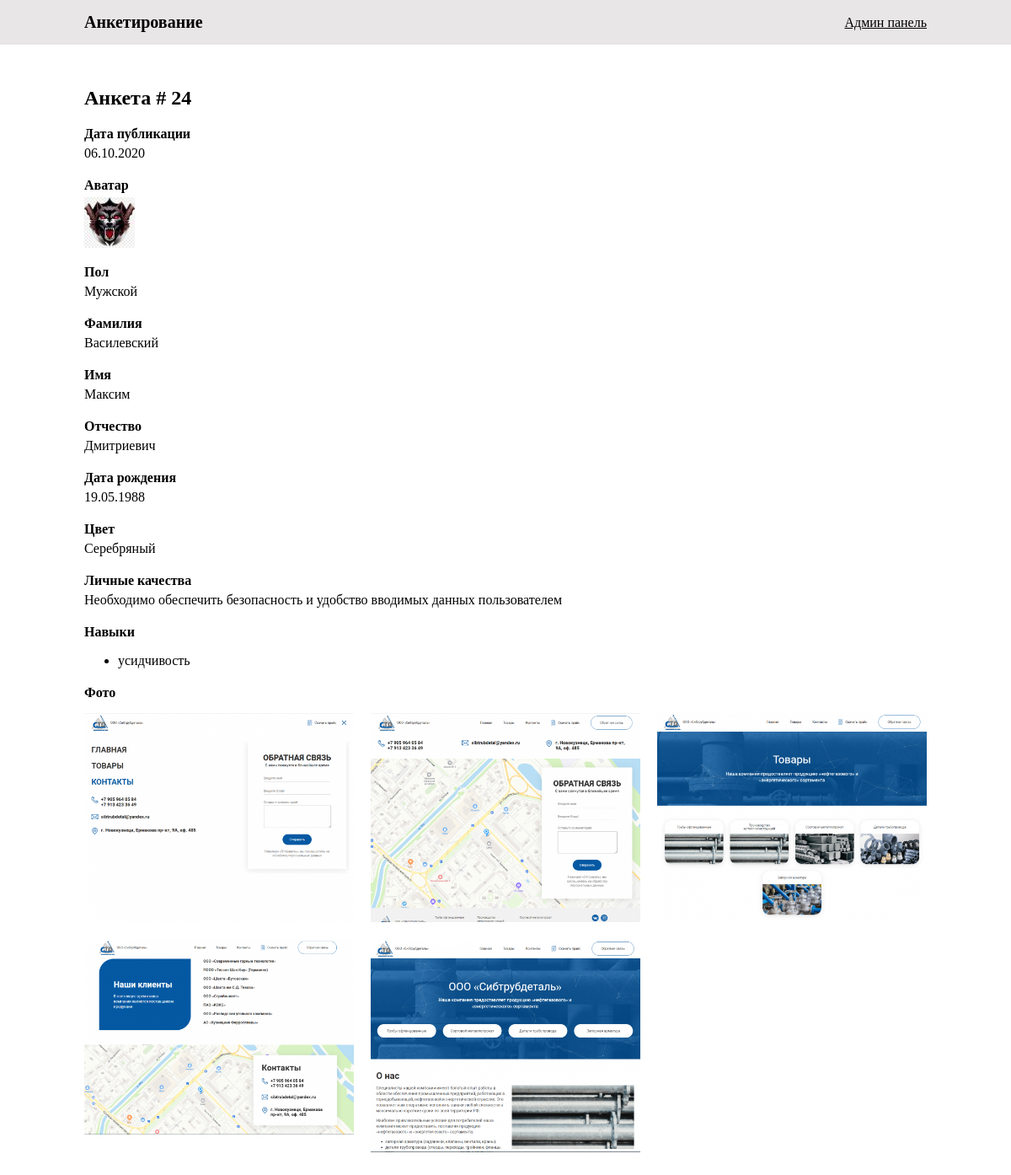
/admin/page24 (signed in), run on the app's committed database.
### tables this page shows
CREATE TABLE `axi_questionnaires` (
  `id` bigint(20) NOT NULL,
  `gender` varchar(50) NOT NULL,
  `surname` varchar(50) NOT NULL,
  `name` varchar(50) DEFAULT NULL,
  `middle` varchar(50) DEFAULT NULL,
  `color` varchar(50) DEFAULT NULL,
  `personal_qualities` text,
  `skills` longtext,
  `avatar` varchar(100) DEFAULT NULL,
  `photo` longtext,
  `data_birth` timestamp NOT NULL,
  `date` timestamp NOT NULL DEFAULT CURRENT_TIMESTAMP ON UPDATE CURRENT_TIMESTAMP
);

### index.php (called while the page is built, shortened)
<?php
include_once $_SERVER['DOCUMENT_ROOT'] . '/app/Route.php';
include_once $_SERVER['DOCUMENT_ROOT'] . '/app/App.php';
include_once $_SERVER['DOCUMENT_ROOT'] . '/app/Db.php';
include_once $_SERVER['DOCUMENT_ROOT'] . '/template/' . (new Route())->file;

### app/Db.php (called while the page is built, shortened)
<?php
class Db
{
    private $mysqli;
    private $config = array(
        "host" => "localhost",
        "username" => "root",
        "password" => "root",
        "dbname" => "axi-test"
    );
    private $select = [];
    public function __construct() {
        try{
            $this->mysqli = new mysqli($this->config['host'], $this->config['username'], $this->config['password'], $this->config['dbname']);
        } catch (Exception $e){
            echo $e->getMessage();
            exit;
        }
    }
    public function select($table, $where = [])
    {
        $this->select['table'] = $table;
        $this->select['where'] = $where;
        return $this;
    }
    public function result($n = -1)
    {
        $result_mysqli = $this->sql();
        $result = array();
        if($result_mysqli->num_rows != 0){
            while($row = $result_mysqli->fetch_assoc()){
                $element = [];
                foreach ($row as $key => $val){
                    if(((is_string($val) && (is_object(json_decode($val)) || is_array(json_decode($val)))))){
                        $element[$key] = json_decode($val);
                    } else {
                        $element[$key] = $val;
                    }
                }
                $result[] = $element;
            }
        }
        return ($n == -1 || $n < 0) ? $result : $result[$n];
    }
    public function sql()
    {
        $sql = [];
        $i = 0;
        $sql[$i++] = "SELECT * FROM `".$this->select['table']."`";
        if(count($this->select['where']) != 0){
            $sql[$i++] = "WHERE";
            $whire_array = [];
            foreach ($this->select['where'] as $key => $val){
                $key = explode(".", $key);
                if(!empty($key[1]) && $key[1] == 'json'){
                    $whire_array[] = "`" .$key[0] . "` LIKE '%" . $val . "%'";
                } else {
                    $whire_array[] = "`" .$key[0] . "` = '" . $val . "'";
                }
            }
            $sql[$i++] = implode(" AND ", $whire_array);
        }
        return $this->mysqli->query(implode(" ", $sql));
    }
}

### app/App.php (called while the page is built, shortened)
<?php
class App
{
    public function noPage()
    {
        $db = new Db();
    }
    public function filterDbDate($date)
    {
        $date = explode(" ", $date);
        $date = explode("-", $date[0]);
        return $date[2] . '.' . $date[1] . '.' . $date[0];
    }
}

### app/Route.php (called while the page is built, shortened)
<?php
class Route
{
    public $sitemap = [
        '404' => [
            'file' => '404.php',
            'title' => '404'
        ],
        '/' => [
            'file' => 'home.php',
            'title' => 'Главная'
        ],
        '/questionnaire-ok' => [
            'file' => 'questionnaire-ok.php',
            'title' => 'Анкетирование успешно'
        ],
        '/auth' => [
            'file' => 'auth.php',
            'title' => 'Вход',
            'req' => 'Y',
            'user' => "applicant"
        ],
        '/admin' => [
            'file' => 'admin.php',
            'title' => 'Админ панель',
            'req' => 'Y',
            'user' => "admin"
        ],
        '/admin/([0-9]+)' => [
            'file' => 'admin.php',
            'title' => 'Админ панель',
            'req' => 'Y',
            'user' => "admin"
        ],
        '/admin/page([0-9]+)' => [
            'file' => 'admin-page.php',
            'req' => 'Y',
            'user' => "admin"
        ],
    ];
    public $file = '';
    function __construct()
    {
        $this->request_uri = parse_url($_SERVER['REQUEST_URI'], PHP_URL_PATH);
        $this->url_info = parse_url($this->request_uri);
        $uri = urldecode($this->url_info['path']);
        $data = false;
        foreach ($this->sitemap as $term => $option) {
            $match = array();
            $i = preg_match('@^'.$term.'$@Uu', $uri, $match);
            if ($i > 0) {
                $data = array(
                    'file' => isset($option['file']) ? strtolower(trim($option['file'])) : '',
                    'title' => isset($option['title']) ? trim($option['title']) : '',
                    'params' => $match,
                    'req' => isset($option['req']) ? trim($option['req']) : 'N',
                    'user' => isset($option['user']) ? trim($option['user']) : '',
                );
                break;
            }
        }
        if($data['req'] == "N"){
            if($data !== false){
                $this->file = $data['file'];
                $this::$title = $data['title'];
                $this->params = $data['params'];
            } else {
                $option = $this->sitemap['404'];
                $this->file = strtolower(trim($option['file']));
                $this::$title = isset($option['title']) ? trim($option['title']) : '';
            }
        } else {
            if($_SESSION['user'] == $data['user']){
                $this->file = $data['file'];
                $this->params = $data['params'];
            } else {
                $option = $this->sitemap['404'];
                $this->file = strtolower(trim($option['file']));
                $this::$title = isset($option['title']) ? trim($option['title']) : '';
            }
        }
        return $this->file;
    }
}

### template/admin-page.php (the view, shortened to what this page needs)
<?php
$app = new App();
$db = new Db();
$app->noPage();
$page = $db->select('axi_questionnaires', ['id' => (new Route())->params[1]])->result(0);
?>
<html>
<head>
    <link rel="stylesheet" href="/css/style.css">
</head>
<body>
<?php include "include/header.php"?>
<section class="page">
    <div class="container page__container mt-50 mb-50">
        <h1 class="page__h1">Анкета # <?=$page['id']?></h1>
        <div class="page__meta">
            <div class="page__meta-title">Дата публикации</div>
            <div class="page__meta-text"><?=$app->filterDbDate($page['date'])?></div>
        </div>
        <?php if($page['avatar'] != ''){ ?>
            <div class="page__meta">
                <div class="page__meta-title">Аватар</div>
                <div class="page__meta-text">
                    <img src="<?=$page['avatar']?>" alt="">
                </div>
            </div>
        <?php } ?>
        <div class="page__meta">
            <div class="page__meta-title">Пол</div>
            <div class="page__meta-text"><?=$page['gender']?></div>
        </div>
        <div class="page__meta">
            <div class="page__meta-title">Фамилия</div>
            <div class="page__meta-text"><?=$page['surname']?></div>
        </div>
        <div class="page__meta">
            <div class="page__meta-title">Имя</div>
            <div class="page__meta-text"><?=$page['name']?></div>
        </div>
        <div class="page__meta">
            <div class="page__meta-title">Отчество</div>
            <div class="page__meta-text"><?=$page['middle']?></div>
        </div>
        <div class="page__meta">
            <div class="page__meta-title">Дата рождения</div>
            <div class="page__meta-text"><?=$app->filterDbDate($page['data_birth'])?></div>
        </div>
        <div class="page__meta">
            <div class="page__meta-title">Цвет</div>
            <div class="page__meta-text"><?=$page['color']?></div>
        </div>
        <div class="page__meta">
            <div class="page__meta-title">Личные качества</div>
            <div class="page__meta-text"><?=$page['personal_qualities']?></div>
        </div>
        <?php if($page['skills'] != ''){ ?>
            <div class="page__meta">
                <div class="page__meta-title">Навыки</div>
                <div class="page__meta-text">
                    <ul>
                        <?php foreach ($page['skills'] as $item){ ?>
                            <li><?=$item?></li>
                        <?php } ?>
                    </ul>
                </div>
            </div>
        <?php } ?>
        <?php if($page['photo'] != ''){ ?>
            <div class="page__meta">
                <div class="page__meta-title">Фото</div>
                <div class="page__meta-photo">
                    <?php foreach ($page['photo'] as $item){ ?>
                        <a href="<?=$item?>">
                            <img src="<?=$item?>" alt="">
                        </a>
                    <?php } ?>
                </div>
            </div>
        <?php } ?>
    </div>
</section>
</body>
</html>

### css/component/default.css (style rules this page uses)
body { margin: 0; }
.container { max-width: 1000px; margin: 0 auto; }
.mt-50 { margin-top: 50px; }
.mb-50 { margin-bottom: 50px }
a { color: #000000; }

### css/component/page/page.css (style rules this page uses)
.page__meta { margin-bottom: 20px; }
.page__meta-title { font-weight: bolder; margin-bottom: 5px; }
.page__meta-photo { display: flex; flex-wrap: wrap; margin-left: -10px; margin-right: -10px; }
.page__meta-photo a { width: calc(100% / 3 - 20px); margin: 10px; }
.page__meta-photo a img { width: 100%; }

### data on the page
axi_questionnaires: id "24", date "06.10.2020", avatar (picture), gender "Мужской", surname "Василевский", name "Максим", middle "Дмитриевич", data_birth "19.05.1988", color "Серебряный", personal_qualities "Необходимо обеспечить безопасность и удобство вводимых данных пользователем"

### other printed values
$item "усидчивость"
